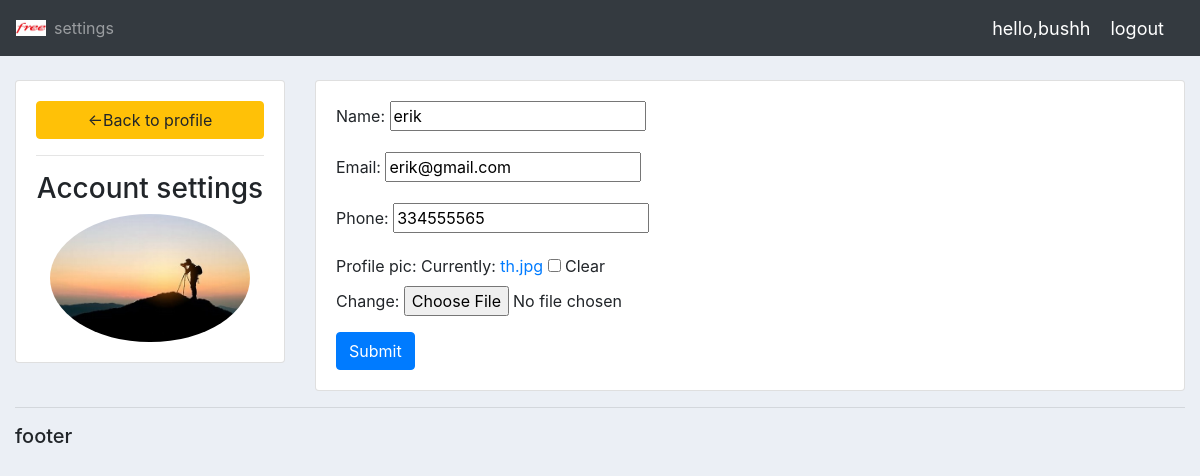
Screenshot of /account/ (signed in) with the database file from the repository.
### accounts/models.py (models this page shows, shortened)
class Customer(models.Model):
    user=models.OneToOneField(User, null=True, blank=True, on_delete=models.CASCADE  )
    name = models.CharField(max_length=200, null=True)
    email = models.CharField(max_length=200, null=True)
    phone= models.CharField(max_length=200, null=True)
    profile_pic=models.ImageField(null=True,default='th.jpg' ,blank=True)
    date_created=models.DateTimeField(auto_now_add=True , null=True)

### accounts/decorators.py (the view)
        def wrapper_func(request, *args, **kwargs):
            group = None
            if request.user.groups.exists():
                group = request.user.groups.all()[0].name
            if group in allowed_roles:
                return views_func(request, *args, **kwargs)
            else:
                return HttpResponse('you are not authorized to access this page')

### accounts/forms.py
class  CustomerForm(ModelForm):
    class Meta:
        model= Customer
        fields='__all__'
        exclude=['user']

### accounts/views.py (called while the page is built)
@login_required(login_url='login')
@allowed_users(allowed_roles=['customer'])
def accountSettings(request):
    customer=request.user.customer
    form=CustomerForm(instance=customer)
    if request.method =='POST':
        form=CustomerForm(request.POST, request.FILES, instance=customer)
        if form.is_valid():
            form.save()
    context={'form':form}
    return render(request, 'accounts/account_settings.html',context)

### accounts/templates/accounts/account_settings.html (shortened to what this page needs)
{%extends 'accounts/main.html'%}
{%load static%}
{%block content%}
 <br>
 <div class="row">
    <div class="col-md-3">
        <div class="card card-body">
            <a class="btn btn-warning" href="{%url 'home'%}">&#8592;Back to profile</a>
            <hr>
            <h3 style="text-align: center;" >Account settings</h3>
            <img class="profile_pic" src="{{request.user.customer.profile_pic.url}}">
        </div>
    </div>
    <div class="col col-md-9">
        <div class="card card-body">
            <form action="" method="POST" enctype="multipart/form-data">
                {{form.as_p}}
                <input class="btn btn-primary" type="submit" name="Update information">
            </form>
        </div>
    </div>
{%endblock%}

### accounts/templates/accounts/navbar.html (shortened to what this page needs)
{% load static %}
<nav class="navbar navbar-expand-lg navbar-dark bg-dark">
   <img id="logo" src="{% static '/images/logo.jpg'%}" alt="">
    <div class="collapse navbar-collapse" id="navbarNavAltMarkup">
      <ul class="navbar-nav">
         {% if request.user.is_staff%}
        <li>
        <a class="nav-item nav-link active" href="{%url 'home' %}">dashboard</a>
        </li>
        <li>
        <a class="nav-item nav-link" href="{%url 'products'%}">products</a>
         </li>
         {%else%}
         <li class="nav-item">
          <a class="nav-link" href="{% url 'account'%}">settings</a>
         </li>
         {%endif%}
      </ul>
    </div>
    <span class="msg">hello,{{request.user}}</span>
                <span ><a class="msg"   href="{% url 'logout'%}">logout</a></span>
  </nav>

### static/css/main.css (style rules this page uses)
#logo { width: 30px; }
body { background-color: #ebeff5; }

### accounts/templates/accounts/navbar.html (style rules this page uses)
.msg { font-size: 18px; color: #fff; margin-right: 20px; }

### accounts/templates/accounts/account_settings.html (style rules this page uses)
.profile_pic { max-width:200px; max-height: 200px; margin: 0 auto; border-radius: 50%; }

### rows the page displays
Customer: name "erik", email "erik@gmail.com", phone "334555565"

### other values shown
{{ request.user }} "bushh"
